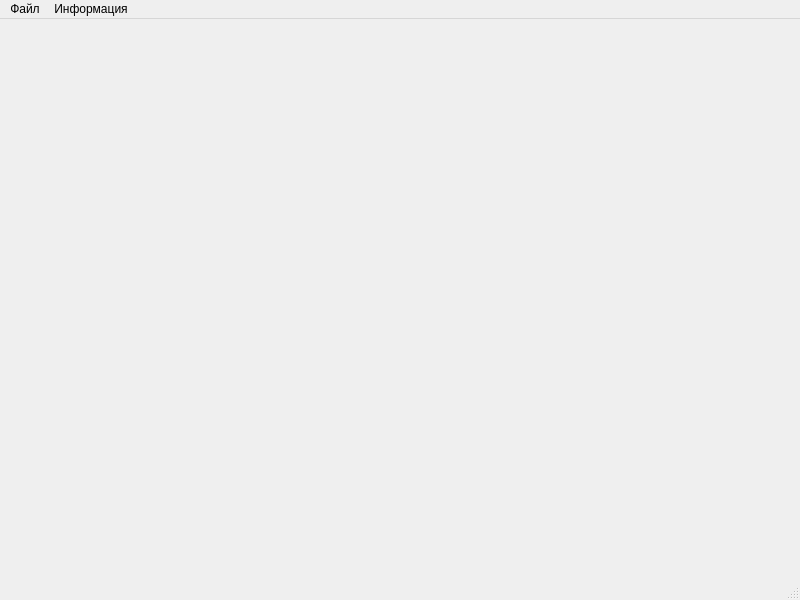
<?xml version="1.0" encoding="UTF-8"?>
<ui version="4.0">
 <class>AdminTestWindow</class>
 <widget class="QMainWindow" name="AdminTestWindow">
  <property name="geometry">
   <rect>
    <x>0</x>
    <y>0</y>
    <width>800</width>
    <height>600</height>
   </rect>
  </property>
  <property name="windowTitle">
   <string>Администрирование модуля &quot;Тестирование&quot; | RayTracing | Alpha 1.5v</string>
  </property>
  <widget class="QWidget" name="centralwidget"/>
  <widget class="QMenuBar" name="menubar">
   <property name="geometry">
    <rect>
     <x>0</x>
     <y>0</y>
     <width>800</width>
     <height>26</height>
    </rect>
   </property>
   <widget class="QMenu" name="menu">
    <property name="title">
     <string>Файл</string>
    </property>
    <addaction name="action"/>
    <addaction name="action_2"/>
    <addaction name="action_3"/>
   </widget>
   <widget class="QMenu" name="menu_2">
    <property name="title">
     <string>Информация</string>
    </property>
    <addaction name="action_4"/>
    <addaction name="action_5"/>
   </widget>
   <addaction name="menu"/>
   <addaction name="menu_2"/>
  </widget>
  <widget class="QStatusBar" name="statusbar"/>
  <action name="action">
   <property name="text">
    <string>Создать</string>
   </property>
  </action>
  <action name="action_2">
   <property name="text">
    <string>Открыть</string>
   </property>
  </action>
  <action name="action_3">
   <property name="text">
    <string>Сохранить</string>
   </property>
  </action>
  <action name="action_4">
   <property name="text">
    <string>Справка</string>
   </property>
  </action>
  <action name="action_5">
   <property name="text">
    <string>Руководство по созданию тестов</string>
   </property>
  </action>
 </widget>
 <resources/>
 <connections/>
</ui>
